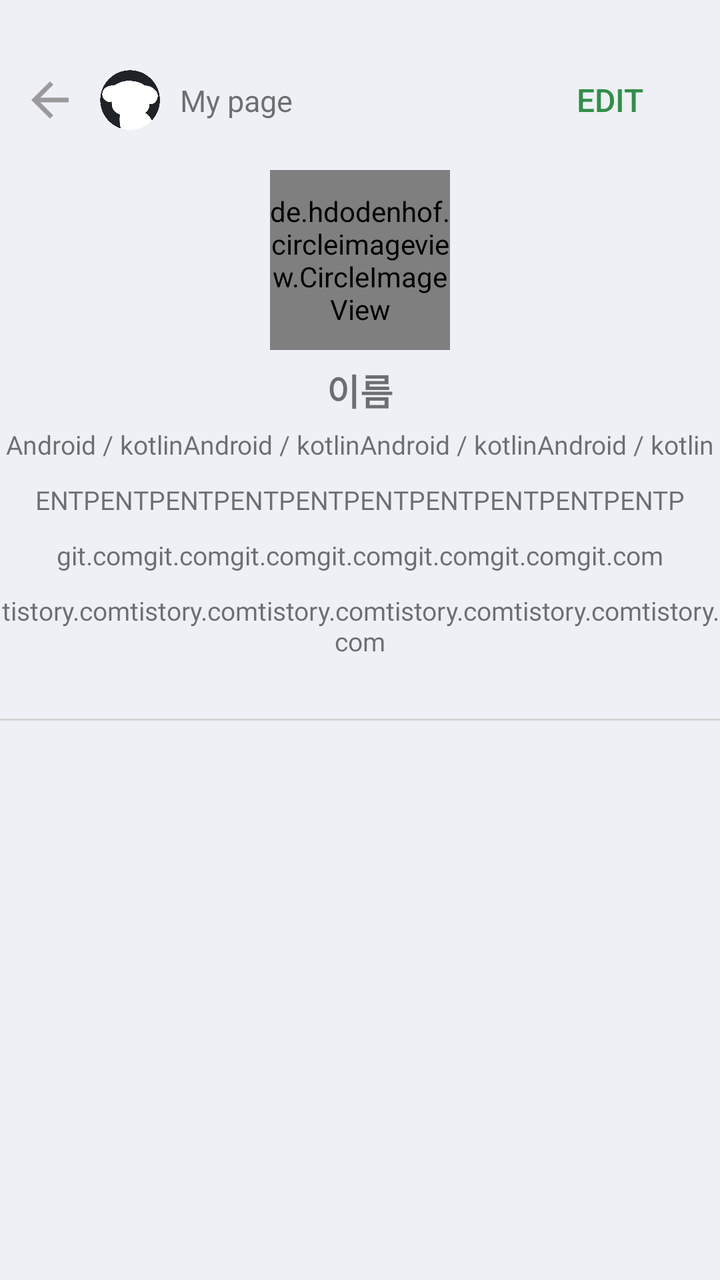
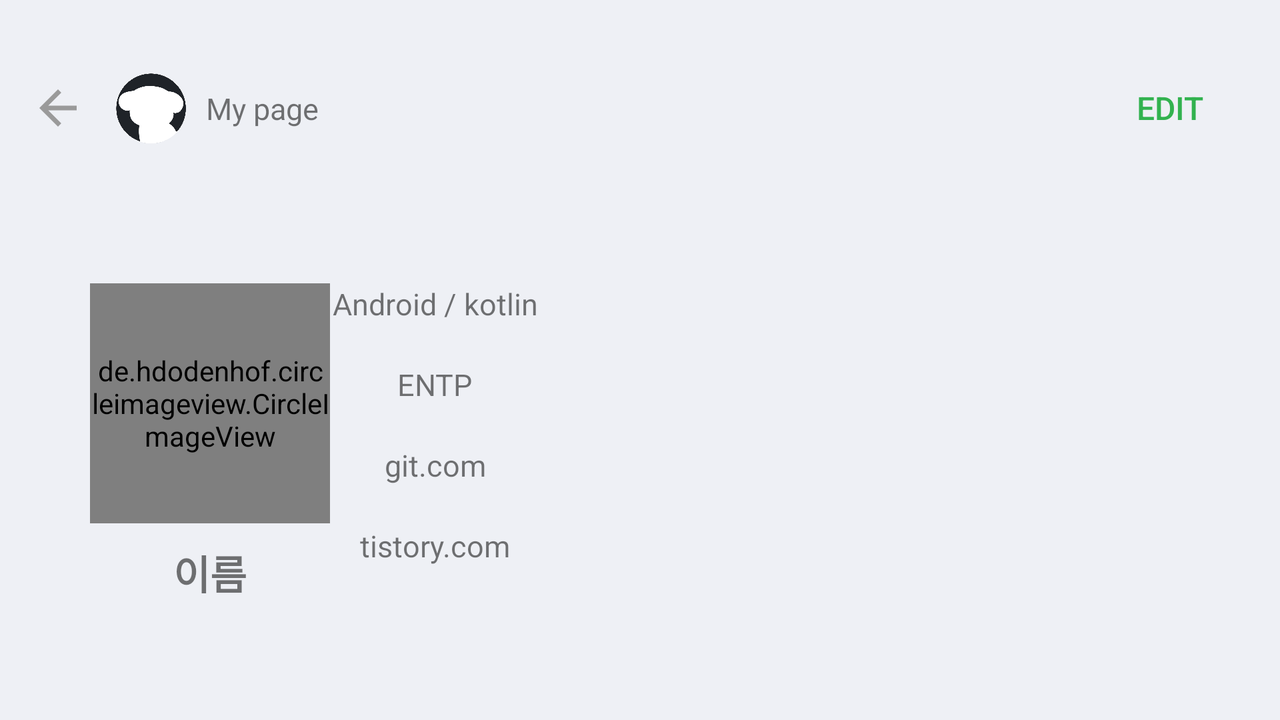

The same Android screen from two of the app's own layout files: first res/layout/ as a phone draws it, then the repository's variant for another configuration, drawn on a device whose configuration selects that folder. Both files follow.
<!-- AndroidManifest.xml: application theme Theme.NBC_Givehub -->
<!-- res/layout/activity_mypage.xml -->
<?xml version="1.0" encoding="utf-8"?>
<androidx.constraintlayout.widget.ConstraintLayout xmlns:android="http://schemas.android.com/apk/res/android"
    xmlns:app="http://schemas.android.com/apk/res-auto"
    xmlns:tools="http://schemas.android.com/tools"
    android:layout_width="match_parent"
    android:layout_height="match_parent"
    android:background="@color/main_new_background">

    <ImageButton
        android:id="@+id/mypage_arrow"
        android:layout_width="20dp"
        android:layout_height="20dp"
        android:layout_marginLeft="15dp"
        android:layout_marginTop="40dp"
        android:background="@color/main_new_background"
        android:src="@drawable/baseline_arrow_back_24"
        app:layout_constraintLeft_toLeftOf="parent"
        app:layout_constraintTop_toTopOf="parent" />

    <ImageView
        android:id="@+id/mypage_img"
        android:layout_width="30dp"
        android:layout_height="30dp"
        android:layout_marginLeft="15dp"
        android:src="@drawable/give_hub"
        app:layout_constraintBottom_toBottomOf="@+id/mypage_arrow"
        app:layout_constraintLeft_toRightOf="@+id/mypage_arrow"
        app:layout_constraintTop_toTopOf="@id/mypage_arrow" />

    <TextView
        android:id="@+id/textView5"
        android:layout_width="wrap_content"
        android:layout_height="wrap_content"
        android:layout_marginLeft="10dp"
        android:text="@string/myPage"
        android:textSize="15sp"
        app:layout_constraintBottom_toBottomOf="@+id/mypage_img"
        app:layout_constraintLeft_toRightOf="@+id/mypage_img"
        app:layout_constraintTop_toTopOf="@+id/mypage_img" />

    <Button
        android:id="@+id/mypage_edit"
        android:layout_width="110dp"
        android:layout_height="40sp"
        android:background="#00ff0000"
        android:text="edit"
        android:textColor="#318E46"
        android:textSize="16sp"
        android:visibility="visible"
        app:layout_constraintBottom_toBottomOf="@+id/mypage_arrow"
        app:layout_constraintRight_toRightOf="parent"
        app:layout_constraintTop_toTopOf="@id/mypage_arrow" />

    <Button
        android:id="@+id/mypage_complete"
        android:layout_width="130dp"
        android:layout_height="40sp"
        android:layout_marginRight="10dp"
        android:background="#00ff0000"
        android:text="complete"
        android:textColor="@color/main_green"
        android:textSize="16sp"
        android:visibility="gone"
        app:layout_constraintBottom_toBottomOf="@+id/mypage_arrow"
        app:layout_constraintRight_toRightOf="parent"
        app:layout_constraintTop_toTopOf="@id/mypage_arrow" />

    <de.hdodenhof.circleimageview.CircleImageView
        android:id="@+id/mypage_profile_img"
        android:layout_width="90dp"
        android:layout_height="90dp"
        android:layout_marginTop="85sp"
        android:src="@drawable/give_hub"
        app:civ_border_color="@color/main_stroke"
        app:civ_border_overlay="true"
        app:civ_border_width="2dp"
        app:layout_constraintEnd_toEndOf="parent"
        app:layout_constraintStart_toStartOf="parent"
        app:layout_constraintTop_toTopOf="parent" />

    <TextView
        android:id="@+id/mypage_name"
        android:layout_width="wrap_content"
        android:layout_height="wrap_content"
        android:layout_marginTop="7dp"
        android:text="@string/name"
        android:textSize="18sp"
        android:textStyle="bold"
        app:layout_constraintLeft_toLeftOf="@+id/mypage_profile_img"
        app:layout_constraintRight_toRightOf="@+id/mypage_profile_img"
        app:layout_constraintTop_toBottomOf="@+id/mypage_profile_img" />

    <TextView
        android:id="@+id/mypage_language"
        android:layout_width="wrap_content"
        android:layout_height="wrap_content"
        android:layout_marginStart="8dp"
        android:layout_marginTop="5sp"
        android:layout_marginEnd="8dp"
        android:fontFamily="@font/nanumsquareb"
        android:gravity="center"
        android:text="Android / kotlinAndroid / kotlinAndroid / kotlinAndroid / kotlin"
        android:textSize="13sp"
        android:visibility="visible"
        app:layout_constraintEnd_toEndOf="parent"
        app:layout_constraintStart_toStartOf="parent"
        app:layout_constraintTop_toBottomOf="@+id/mypage_name" />

    <EditText
        android:id="@+id/mypage_edit_language"
        android:layout_width="wrap_content"
        android:layout_height="wrap_content"
        android:layout_marginTop="7dp"
        android:fontFamily="@font/nanumsquareb"
        android:hint="language"
        android:inputType="textVisiblePassword"
        android:maxWidth="200dp"
        android:textSize="13sp"
        android:visibility="gone"
        app:layout_constraintBottom_toBottomOf="@+id/mypage_language"
        app:layout_constraintLeft_toLeftOf="@+id/mypage_name"
        app:layout_constraintRight_toRightOf="@+id/mypage_name"
        app:layout_constraintTop_toBottomOf="@+id/mypage_name" />

    <TextView
        android:id="@+id/mypage_mbti"
        android:layout_width="wrap_content"
        android:layout_height="wrap_content"
        android:layout_marginStart="8dp"
        android:layout_marginTop="10dp"
        android:layout_marginEnd="8dp"
        android:fontFamily="@font/nanumsquareb"
        android:gravity="center"
        android:text="ENTPENTPENTPENTPENTPENTPENTPENTPENTPENTP"
        android:textSize="13sp"
        android:visibility="visible"
        app:layout_constraintEnd_toEndOf="parent"
        app:layout_constraintStart_toStartOf="parent"
        app:layout_constraintTop_toBottomOf="@+id/mypage_language" />

    <EditText
        android:id="@+id/mypage_edit_mbti"
        android:layout_width="wrap_content"
        android:layout_height="wrap_content"
        android:layout_marginTop="11dp"
        android:fontFamily="@font/nanumsquareb"
        android:hint="mbti"
        android:inputType="textVisiblePassword"
        android:maxWidth="200dp"
        android:textSize="13sp"
        android:visibility="gone"
        app:layout_constraintBottom_toBottomOf="@+id/mypage_mbti"
        app:layout_constraintLeft_toLeftOf="@+id/mypage_language"
        app:layout_constraintRight_toRightOf="@+id/mypage_language"
        app:layout_constraintTop_toBottomOf="@+id/mypage_language" />

    <TextView
        android:id="@+id/mypage_git"
        android:layout_width="wrap_content"
        android:layout_height="wrap_content"
        android:layout_marginStart="8dp"
        android:layout_marginTop="10dp"
        android:layout_marginEnd="8dp"
        android:autoSizeTextType="uniform"
        android:fontFamily="@font/nanumsquareb"
        android:gravity="center"
        android:text="git.comgit.comgit.comgit.comgit.comgit.comgit.com"
        android:textSize="13sp"
        android:visibility="visible"
        app:layout_constraintEnd_toEndOf="parent"
        app:layout_constraintStart_toStartOf="parent"
        app:layout_constraintTop_toBottomOf="@+id/mypage_mbti" />

    <EditText
        android:id="@+id/mypage_edit_git"
        android:layout_width="wrap_content"
        android:layout_height="wrap_content"
        android:layout_marginTop="11dp"
        android:fontFamily="@font/nanumsquareb"
        android:hint="git address"
        android:inputType="textVisiblePassword"
        android:textSize="13sp"
        android:visibility="gone"
        app:layout_constraintBottom_toBottomOf="@+id/mypage_git"
        app:layout_constraintLeft_toLeftOf="@+id/mypage_mbti"
        app:layout_constraintRight_toRightOf="@+id/mypage_mbti"
        app:layout_constraintTop_toBottomOf="@+id/mypage_mbti" />

    <TextView
        android:id="@+id/mypage_blog"
        android:layout_width="wrap_content"
        android:layout_height="wrap_content"
        android:layout_marginStart="8dp"
        android:layout_marginTop="10dp"
        android:layout_marginEnd="8dp"
        android:autoSizeTextType="uniform"
        android:fontFamily="@font/nanumsquareb"
        android:gravity="center"
        android:text="tistory.comtistory.comtistory.comtistory.comtistory.comtistory.com"
        android:textSize="13sp"
        android:visibility="visible"
        app:layout_constraintEnd_toEndOf="parent"
        app:layout_constraintStart_toStartOf="parent"
        app:layout_constraintTop_toBottomOf="@+id/mypage_git" />

    <EditText
        android:id="@+id/mypage_edit_blog"
        android:layout_width="wrap_content"
        android:layout_height="wrap_content"
        android:layout_marginTop="11dp"
        android:fontFamily="@font/nanumsquareb"
        android:hint="blog address"
        android:inputType="textVisiblePassword"
        android:maxWidth="200dp"
        android:textSize="13sp"
        android:visibility="gone"
        app:layout_constraintBottom_toBottomOf="@+id/mypage_blog"
        app:layout_constraintLeft_toLeftOf="@+id/mypage_git"
        app:layout_constraintRight_toRightOf="@+id/mypage_git"
        app:layout_constraintTop_toBottomOf="@+id/mypage_git" />

    <View
        android:id="@+id/mypage_line"
        android:layout_width="match_parent"
        android:layout_height="1dp"
        android:layout_marginTop="30dp"
        android:background="#D4D5D4"
        app:layout_constraintLeft_toLeftOf="parent"
        app:layout_constraintTop_toBottomOf="@+id/mypage_blog" />

    <ListView
        android:id="@+id/mypage_listview"
        android:layout_width="match_parent"
        android:layout_height="0dp"
        android:layout_marginTop="0dp"
        android:divider="@color/main_background"
        android:dividerHeight="0px"
        app:layout_constraintBottom_toBottomOf="parent"
        app:layout_constraintLeft_toLeftOf="parent"
        app:layout_constraintRight_toRightOf="parent"
        app:layout_constraintTop_toBottomOf="@+id/mypage_line" />

</androidx.constraintlayout.widget.ConstraintLayout>
<!-- resources referenced by this layout -->
<resources>
  <color name="main_background">#F8F9Fa</color>
  <color name="main_green">#32B24F</color>
  <color name="main_new_background">#EEF0F5</color>
  <color name="main_stroke">#C8C8C8</color>
  <!-- drawable baseline_arrow_back_24 (drawable) -->
  <vector android:autoMirrored="true" android:height="28dp"
      android:tint="#9A9A9A" android:viewportHeight="24"
      android:viewportWidth="24" android:width="28dp" xmlns:android="http://schemas.android.com/apk/res/android">
      <path android:fillColor="@android:color/white" android:pathData="M20,11H7.83l5.59,-5.59L12,4l-8,8 8,8 1.41,-1.41L7.83,13H20v-2z"/>
  </vector>
  <!-- drawable give_hub: png bitmap (drawable, 25341 bytes) -->
  <string name="myPage" translatable="false">My page</string>
  <string name="name">이름</string>
  <style name="Theme.NBC_Givehub" parent="Base.Theme.NBC_Givehub" />
  <style name="Base.Theme.NBC_Givehub" parent="Theme.AppCompat.DayNight.NoActionBar">
          
          
          <item name="android:windowDisablePreview">true</item>
          <item name="android:windowIsTranslucent">true</item>
      </style>
</resources>
<!-- res/layout-land/activity_mypage.xml (the repository's variant of the layout above) -->
<!-- drawn on the phone turned sideways -->
<?xml version="1.0" encoding="utf-8"?>
<androidx.constraintlayout.widget.ConstraintLayout xmlns:android="http://schemas.android.com/apk/res/android"
    android:layout_width="match_parent"
    android:layout_height="match_parent"
    xmlns:app="http://schemas.android.com/apk/res-auto"
    android:background="@color/main_new_background">
    <ImageButton
        android:id="@+id/mypage_arrow"
        android:layout_width="wrap_content"
        android:layout_height="wrap_content"
        app:layout_constraintLeft_toLeftOf="parent"
        app:layout_constraintTop_toTopOf="parent"
        android:src="@drawable/baseline_arrow_back_24"
        android:layout_marginTop="40dp"
        android:layout_marginLeft="15dp"
        android:background="@color/main_new_background"/>
    <ImageView
        android:id="@+id/mypage_img"
        android:layout_width="35dp"
        android:layout_height="35dp"
        app:layout_constraintLeft_toRightOf="@+id/mypage_arrow"
        app:layout_constraintTop_toTopOf="@id/mypage_arrow"
        app:layout_constraintBottom_toBottomOf="@+id/mypage_arrow"
        android:src="@drawable/give_hub"
        android:layout_marginLeft="15dp"/>
    <TextView
        android:layout_width="wrap_content"
        android:layout_height="wrap_content"
        app:layout_constraintLeft_toRightOf="@+id/mypage_img"
        app:layout_constraintTop_toTopOf="@+id/mypage_img"
        app:layout_constraintBottom_toBottomOf="@+id/mypage_img"
        android:textSize="15sp"
        android:text="@string/myPage"
        android:layout_marginLeft="10dp"/>
    <Button
        android:id="@+id/mypage_edit"
        android:layout_width="110dp"
        android:layout_height="40sp"
        android:background="#00ff0000"
        android:text="edit"
        android:textSize="16sp"
        android:textColor="@color/main_green"
        app:layout_constraintRight_toRightOf="parent"
        app:layout_constraintTop_toTopOf="@id/mypage_arrow"
        app:layout_constraintBottom_toBottomOf="@+id/mypage_arrow"
        android:visibility="visible"/>
    <Button
        android:id="@+id/mypage_complete"
        android:layout_width="130dp"
        android:layout_height="40sp"
        android:text="complete"
        android:textSize="16sp"
        android:textColor="@color/main_green"
        android:background="#00ff0000"
        android:layout_marginRight="10dp"
        app:layout_constraintRight_toRightOf="parent"
        app:layout_constraintTop_toTopOf="@id/mypage_arrow"
        app:layout_constraintBottom_toBottomOf="@+id/mypage_arrow"
        android:visibility="gone"/>
    <de.hdodenhof.circleimageview.CircleImageView
        android:id="@+id/mypage_profile_img"
        android:layout_width="120dp"
        android:layout_height="120dp"
        app:civ_border_overlay="true"
        android:src="@drawable/give_hub"
        app:civ_border_color="@color/main_stroke"
        app:civ_border_width="2dp"
        app:layout_constraintLeft_toLeftOf="parent"
        app:layout_constraintTop_toBottomOf="@+id/mypage_img"
        app:layout_constraintBottom_toTopOf="@+id/mypage_name"
        android:layout_marginTop="70dp"
        android:layout_marginLeft="45dp"/>
    <TextView
        android:id="@+id/mypage_name"
        android:layout_width="wrap_content"
        android:layout_height="wrap_content"
        app:layout_constraintLeft_toLeftOf="@+id/mypage_profile_img"
        app:layout_constraintRight_toRightOf="@+id/mypage_profile_img"
        app:layout_constraintTop_toBottomOf="@+id/mypage_profile_img"
        android:text="@string/name"
        android:textSize="20sp"
        android:textStyle="bold"
        android:layout_marginTop="10dp" />

    <TextView
        android:id="@+id/mypage_language"
        android:layout_width="wrap_content"
        android:layout_height="wrap_content"
        android:maxWidth="170dp"
        app:layout_constraintLeft_toRightOf="@+id/mypage_profile_img"
        app:layout_constraintRight_toLeftOf="@+id/mypage_listview"
        app:layout_constraintTop_toTopOf="@id/mypage_profile_img"
        android:text="Android / kotlin"
        android:textSize="15sp"
        android:visibility="visible"/>
    <EditText
        android:id="@+id/mypage_edit_language"
        android:layout_width="wrap_content"
        android:layout_height="19dp"
        android:maxWidth="200dp"
        app:layout_constraintLeft_toRightOf="@+id/mypage_profile_img"
        app:layout_constraintRight_toLeftOf="@+id/mypage_listview"
        app:layout_constraintTop_toTopOf="@+id/mypage_profile_img"
        android:hint="language"
        android:textSize="15sp"
        android:inputType="textVisiblePassword"
        android:visibility="gone"/>

    <TextView
        android:id="@+id/mypage_mbti"
        android:layout_width="wrap_content"
        android:layout_height="wrap_content"
        android:maxWidth="170dp"
        app:layout_constraintLeft_toRightOf="@+id/mypage_profile_img"
        app:layout_constraintRight_toLeftOf="@+id/mypage_listview"
        app:layout_constraintTop_toBottomOf="@+id/mypage_language"
        android:text="ENTP"
        android:textSize="15sp"
        android:layout_marginTop="20dp"
        android:visibility="visible"/>
    <EditText
        android:id="@+id/mypage_edit_mbti"
        android:layout_width="wrap_content"
        android:layout_height="20dp"
        android:maxWidth="200dp"
        app:layout_constraintLeft_toRightOf="@+id/mypage_profile_img"
        app:layout_constraintRight_toLeftOf="@+id/mypage_listview"
        app:layout_constraintTop_toBottomOf="@+id/mypage_language"
        android:hint="mbti"
        android:textSize="15sp"
        android:layout_marginTop="20dp"
        android:inputType="textVisiblePassword"
        android:visibility="gone"/>

    <TextView
        android:id="@+id/mypage_git"
        android:layout_width="wrap_content"
        android:layout_height="wrap_content"
        android:maxWidth="200dp"
        app:layout_constraintLeft_toRightOf="@+id/mypage_profile_img"
        app:layout_constraintRight_toLeftOf="@+id/mypage_listview"
        app:layout_constraintTop_toBottomOf="@+id/mypage_mbti"
        android:text="git.com"
        android:autoSizeTextType="uniform"
        android:textSize="15sp"
        android:layout_marginTop="20dp"
        android:visibility="visible"/>
    <EditText
        android:id="@+id/mypage_edit_git"
        android:layout_width="wrap_content"
        android:layout_height="20dp"
        android:maxWidth="200dp"
        app:layout_constraintLeft_toRightOf="@+id/mypage_profile_img"
        app:layout_constraintRight_toLeftOf="@+id/mypage_listview"
        app:layout_constraintTop_toBottomOf="@+id/mypage_mbti"
        android:hint="git address"
        android:textSize="15sp"
        android:layout_marginTop="20dp"
        android:inputType="textVisiblePassword"
        android:visibility="gone"/>

    <TextView
        android:id="@+id/mypage_blog"
        android:layout_width="wrap_content"
        android:layout_height="wrap_content"
        android:maxWidth="170dp"
        app:layout_constraintLeft_toRightOf="@+id/mypage_profile_img"
        app:layout_constraintRight_toLeftOf="@+id/mypage_listview"
        app:layout_constraintTop_toBottomOf="@+id/mypage_git"
        android:autoSizeTextType="uniform"
        android:text="tistory.com"
        android:textSize="15sp"
        android:layout_marginTop="20dp"
        android:visibility="visible"/>
    <EditText
        android:id="@+id/mypage_edit_blog"
        android:layout_width="wrap_content"
        android:layout_height="20dp"
        android:maxWidth="200dp"
        app:layout_constraintLeft_toRightOf="@+id/mypage_profile_img"
        app:layout_constraintRight_toLeftOf="@+id/mypage_listview"
        app:layout_constraintTop_toBottomOf="@+id/mypage_git"
        android:hint="blog address"
        android:textSize="15sp"
        android:layout_marginTop="20dp"
        android:inputType="textVisiblePassword"
        android:visibility="gone"/>

    <ListView
        android:id="@+id/mypage_listview"
        android:layout_width="350dp"
        android:layout_height="0dp"
        android:dividerHeight="0px"
        android:divider="@color/main_background"
        android:layout_marginTop="5dp"
        android:layout_marginRight="20dp"
        android:layout_marginBottom="20dp"
        app:layout_constraintTop_toBottomOf="@+id/mypage_edit"
        app:layout_constraintRight_toRightOf="parent"
        app:layout_constraintBottom_toBottomOf="parent"/>

</androidx.constraintlayout.widget.ConstraintLayout>
